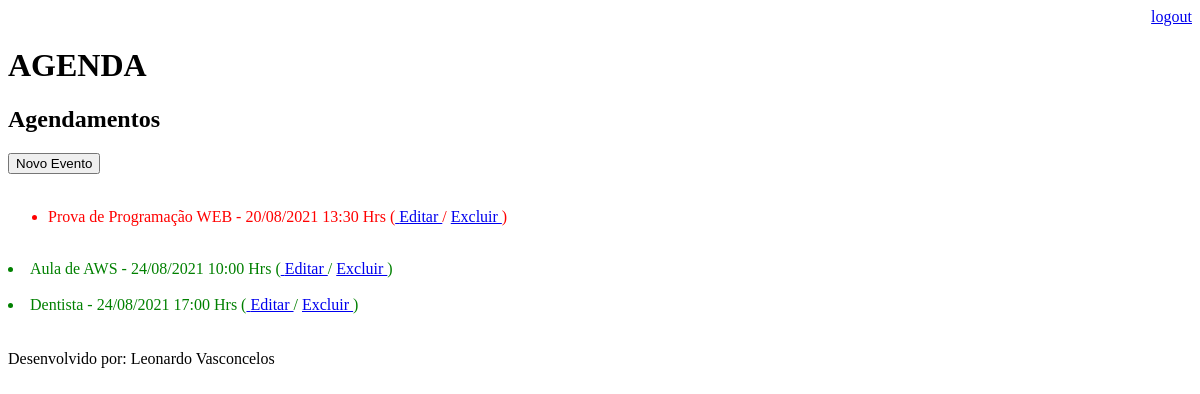
Before: /agenda/ (signed in) with the older database file.
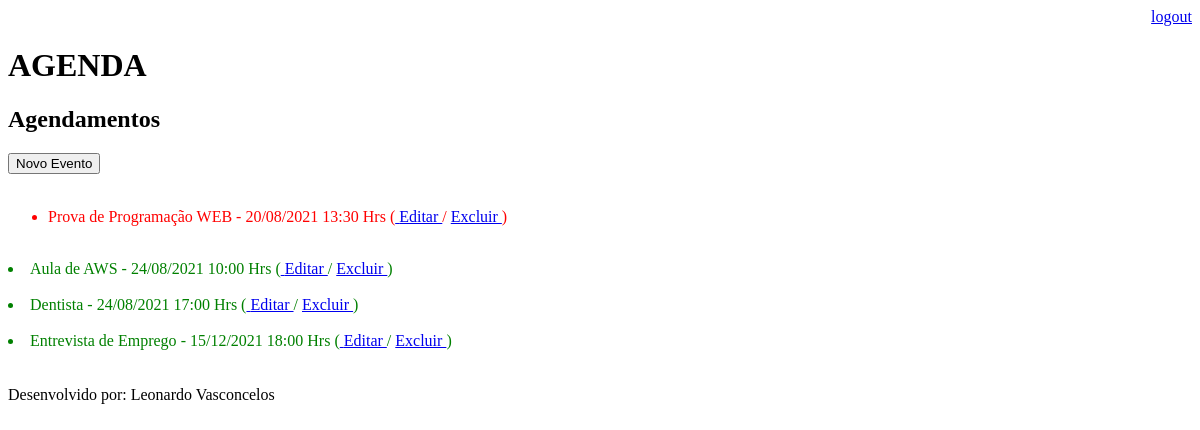
After: the same page with the newer database file.
### core/models.py (models this page shows, shortened)
class Evento(models.Model):
    titulo = models.CharField(max_length=100)
    descricao = models.TextField(blank=True, null=True)
    data_evento = models.DateTimeField(verbose_name='Data do Evento')
    local_evento = models.CharField(max_length=150, blank=True, null=True)
    data_criacao = models.DateTimeField(auto_now=True)
    usuario = models.ForeignKey(User, on_delete=models.CASCADE)
    class Meta:
        db_table = 'evento'
    def get_data_criacao(self):
        return self.data_evento.strftime('%d/%m/%Y %H:%M Hrs')
    def get_evento_atrasado(self):
        if self.data_evento < datetime.now():
            return True
        else:
            return False
    def get_data_compare(self):
        return self.data_evento.strftime('%Y-%m-%d')
    def get_evento_dia(self):
        today = date.today().strftime('%Y-%m-%d')
        data = self.get_data_compare()
        if data == today:
            return True
        else:
            return False

### core/views.py (the view)
# urls.py: path('agenda/', views.lista_eventos),
@login_required(login_url='/login/')
def lista_eventos(request):
    usuario = request.user
    evento = Evento.objects.filter(usuario=usuario).order_by('data_evento')
    response = {'eventos': evento}
    return render(request, 'agenda.html', response)

### templates/agenda.html (shortened to what this page needs)
{% extends "model-page.html" %}
{% block content %}
    <h2>Agendamentos</h2>
    <a href="evento/">
        <input type="button" value="Novo Evento"/>
    </a>
    <br><br>
        {% for evento in eventos %}
        {% if evento.get_evento_atrasado %}
            <div class="atrasado">
            <ul>
                <li>{{ evento.titulo }} - {{ evento.get_data_criacao }}
        {% elif evento.get_evento_dia %}
            <div class="hoje">
            <ul>
                <li>{{ evento.titulo }} - {{ evento.get_data_criacao }}
        {% else %}
            <div class="emDia">
                <li>{{ evento.titulo }} - {{ evento.get_data_criacao }}
        {% endif %}
                    (<a href="evento/?id={{ evento.id }}"> Editar </a> / <a href="evento/delete/{{ evento.id }}"> Excluir </a>)
                </li>
            </ul>
            </div>
            <br>
        {% endfor %}
{% endblock %}

Changed rows visible on the page:
added Evento: titulo "Entrevista de Emprego", get_data_criacao "15/12/2021 18:00 Hrs"
